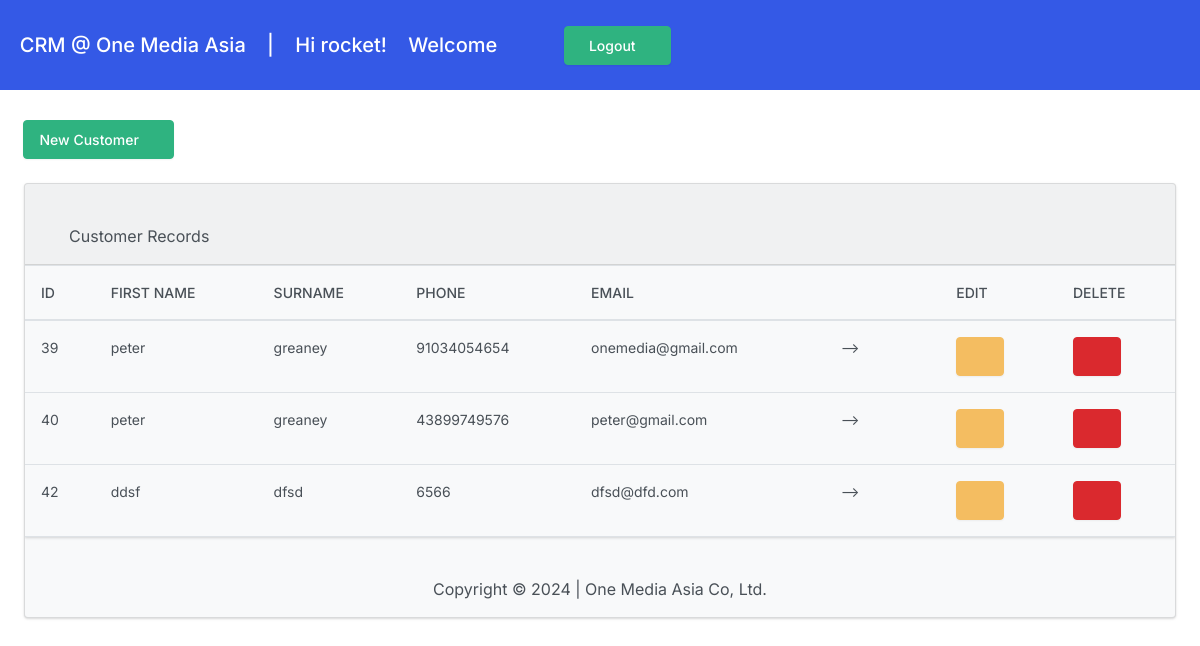
The app's page / (signed in) with its own data.
### crm/models.py (models this page shows, shortened)
class Customer(models.Model):
    firstname = models.CharField(max_length=255)
    surname = models.CharField(max_length=255)
    phone = models.CharField(max_length=255)
    email = models.EmailField(unique=True)
    created_at = models.DateTimeField(auto_now_add=True)

### crm/views.py (the view)
# urls.py: path('', views.customer_list, name='customer_list'),
@login_required
def customer_list(request):
    customers = Customer.objects.all()
    return render(request, 'crm/customer_list.html', {'customers': customers})

### crm/templates/crm/customer_list.html (shortened to what this page needs)
<!DOCTYPE html>
<html>
<head>
  {% load static %}
    <link rel="stylesheet" href="https://cdn.jsdelivr.net/npm/bootstrap@4.3.1/dist/css/bootstrap.min.css">
    {% if user.is_authenticated %}
{% include "crm/navbar.html" %}
{% else %}do this{% endif %}
</head><br><br>
<body>
  <div class="card bg-light ms-4 me-4 mb-4">
    <div class="card-header"><br>
      <i class="fa-solid fa-list fa-lg"></i> Customer Records
    </div>
        <div class="table-responsive">
          <table class="table table">
            <thead>
           <th scope="col">ID</th>
            <th scope="col">First Name</th>
            <th scope="col">Surname</th>
            <th scope="col">Phone</th>
            <th scope="col">Email</th>
            <th scope="col"></th>
            <th scope="col"></th>
            <th scope="col">Edit</th>
            <th scope="col">Delete</th>
        </thead>
        {% for customer in customers %}
          <tr>
            <td>{{customer.id}}</td>
            <td>{{ customer.firstname }}</td>
            <td>{{ customer.surname }}</td>
            <td>{{ customer.phone }}</td>
            <td>{{ customer.email }}</td>
            <td>--></td>
            <td></td>
         <td> <a class="btn btn-warning me-1" href="{% url 'edit_customer' customer.id %}"></a>
          </td>
          <td> <button class="btn btn-danger" name="delete"></button></td>
            {% endfor %}
          </tr>
          {% load crispy_forms_tags %}
      </table>
    {% comment %} <a href="{% url 'logout' %}">Logout</a> {% endcomment %}</div>
</body>
<div align="center" valign="middle"></br><p>Copyright © 2024 |  One Media Asia Co, Ltd.</p></div>
</html>

### crm/templates/crm/navbar.html (shortened to what this page needs)
{% load static %}
<nav class="navbar navbar-expand-md navbar-dark fixed-top bg-primary">
    <br><br>&nbsp;<a class="navbar-brand" href="/">CRM @ One Media Asia   &nbsp;&nbsp; |
      &nbsp;&nbsp; Hi {{ user}}!  &nbsp;&nbsp; Welcome  &nbsp;&nbsp;  </a>
    <div class="collapse navbar-collapse" id="navbarCollapse">
      <ul class="navbar-nav mr-auto">
       <li class="nav-item" >
        <form action="{% url 'logout' %}" method="post">
          {% csrf_token %} &nbsp;&nbsp; <button class="btn btn-success" type="submit">&nbsp;&nbsp;Logout&nbsp;&nbsp;<i class="fa-solid fa-wheelchair-move"></i></button>
      </form>
        </li>
     </div>
     <link href="/static/fontawesomefree/css/min.css" rel="stylesheet" type="text/css">
     <link rel="stylesheet" href="https://cdn.jsdelivr.net/npm/bootstrap@4.3.1/dist/css/bootstrap.min.css">
     <link href="{% static '/strap.min.css' %}" rel="stylesheet" type="text/css">
  </nav><br><br><br><br> <br>&nbsp;&nbsp;&nbsp;&nbsp;
    <a class="btn btn-success" href="/customer/add/">New Customer&nbsp;&nbsp;<span class="fa-solid fa-user-pen"><span></a>

### records on screen
Customer: id "39", firstname "peter", surname "greaney", phone "91034054654", email "onemedia@gmail.com"
Customer: id "40", firstname "peter", surname "greaney", phone "43899749576", email "peter@gmail.com"
Customer: id "42", firstname "ddsf", surname "dfsd", phone "6566", email "dfsd@dfd.com"

### other values on screen
{{ user }} "rocket"
